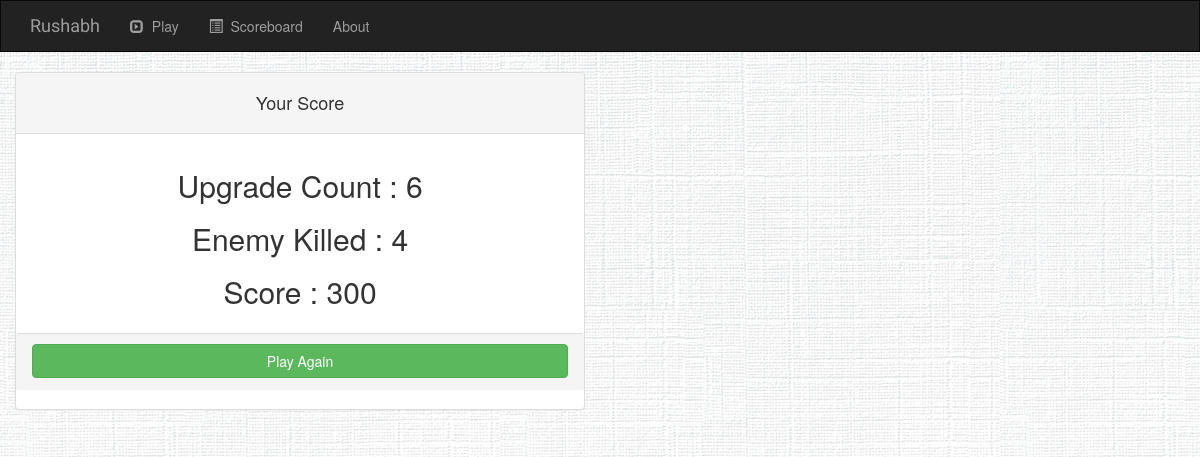
The page /game/gamelist/game1/admin/1/ on the database its author committed.
### gamelist/models.py (models this page shows, shortened)
class Scoreboard(models.Model):
	user = models.ForeignKey(User,on_delete=models.CASCADE)
	score = models.IntegerField()
	enemyKilled = models.IntegerField()
	upgradeCount = models.IntegerField()

### gamelist/views.py (the view)
# urls.py: url(r'^game1/(?P<username>\w+)/(?P<pk>[0-9]+)/$',views.DetailView.as_view(),name='score'),
class DetailView(generic.DetailView):
    model = Scoreboard
    template_name = 'gamelist/score.html'

### gamelist/templates/gamelist/score.html (shortened to what this page needs)
{% extends 'game/base.html'%}
{% block body %}
	<center>
     <div class="container col-md-6">
        <div class="panel panel-default">
            <div class="panel-heading"><h4>Your Score</h4></div>
        <div class="panel-body">
        	<h2>Upgrade Count :         {{ scoreboard.upgradeCount }}</h2>
        	<h2>Enemy Killed :          {{ scoreboard.enemyKilled }}</h2>
            <h2>Score :                 {{ scoreboard.score }}</h2>
    	</div>
    <div class="panel panel-footer">
    	<a href="{% url 'game:gamelist:game1' %}" class="btn btn-success btn-block">Play Again</a>
    </div>
	</div>
	</div>
	</center>
{% endblock %}

### game/static/game/style.css (style rules this page uses)
body { background: white url(images/whitw_texture.jpg); }

### rows shown on the page
Scoreboard: upgradeCount "6", enemyKilled "4", score "300"
